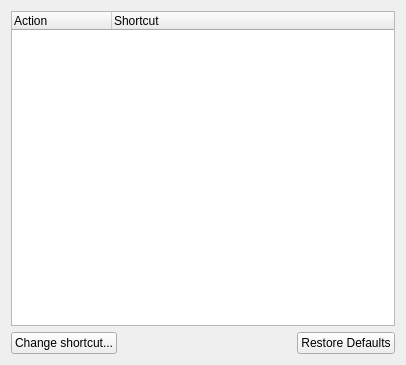
<?xml version="1.0" encoding="UTF-8"?>
<ui version="4.0">
 <class>QSUiHotkeyEditor</class>
 <widget class="QWidget" name="QSUiHotkeyEditor">
  <property name="geometry">
   <rect>
    <x>0</x>
    <y>0</y>
    <width>406</width>
    <height>365</height>
   </rect>
  </property>
  <property name="windowTitle">
   <string notr="true">Shortcuts</string>
  </property>
  <layout class="QGridLayout" name="gridLayout">
   <item row="0" column="0" colspan="3">
    <widget class="QTreeWidget" name="shortcutTreeWidget">
     <property name="alternatingRowColors">
      <bool>true</bool>
     </property>
     <property name="animated">
      <bool>true</bool>
     </property>
     <column>
      <property name="text">
       <string>Action</string>
      </property>
     </column>
     <column>
      <property name="text">
       <string>Shortcut</string>
      </property>
     </column>
    </widget>
   </item>
   <item row="1" column="0">
    <widget class="QPushButton" name="changeShortcutButton">
     <property name="text">
      <string>Change shortcut...</string>
     </property>
     <property name="icon">
      <iconset theme="configure"/>
     </property>
    </widget>
   </item>
   <item row="1" column="1">
    <spacer name="horizontalSpacer_7">
     <property name="orientation">
      <enum>Qt::Horizontal</enum>
     </property>
     <property name="sizeHint" stdset="0">
      <size>
       <width>262</width>
       <height>20</height>
      </size>
     </property>
    </spacer>
   </item>
   <item row="1" column="2">
    <widget class="QPushButton" name="restoreShortcutsButton">
     <property name="text">
      <string>Restore Defaults</string>
     </property>
    </widget>
   </item>
  </layout>
 </widget>
 <resources/>
 <connections/>
</ui>
